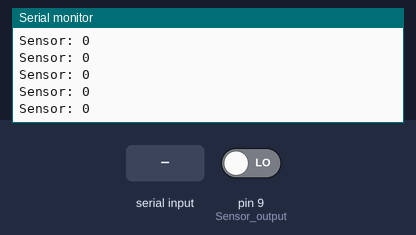
Simulated run of this sketch. Board: Arduino Uno, built with avr-gcc and run on an emulated ATmega328P. Parts: the last lines printed to the serial monitor. The test bench sets the inputs (shaded band); at power-on: pin 9 (Sensor_output) LOW.

Above: at 1.2 s.
1.3 s: "s" received over Serial
At 2.1 s:
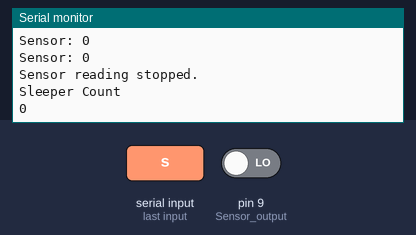
2.8 s: "r" received over Serial
At 3.8 s:
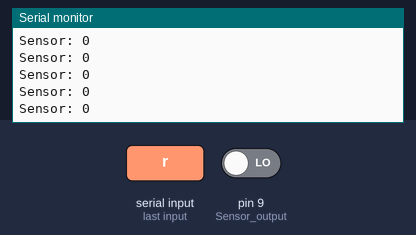
4.3 s: pin 9 (Sensor_output) driven HIGH
At 4.9 s:
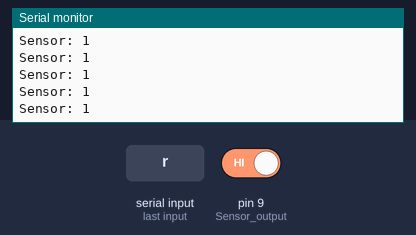

Measured:
- after the input at 1.3 s, the serial monitor: prints a new line after 0.07 s (image 1)
- after the input at 2.8 s, the serial monitor: prints a new line at once (image 2)
- after the input at 4.3 s, the serial monitor: prints a new line after 0.06 s (image 3)

The sketch:

collission_avoidance.ino
```cpp
int count=0;
int flag=1;
int v=1;
void setup() {
Serial.begin (9600);
pinMode (9, INPUT); //Sensor output
}
void loop() {

if (Serial.available() > 0) {
    char input = Serial.read();
    if (input == 's') {
      // readSensor = false;  // Stop reading sensor data
      Serial.println("Sensor reading stopped.");
      Serial.println("Sleeper Count");
      flag=0;
      Serial.println(count);

    } else if (input == 'r') {
      // readSensor = true;   // Resume reading sensor data
      Serial.println("Sensor reading resumed.");
      count = 0;
      flag=1;

    }
  }

  if(flag==1){
Serial.print ("Sensor: ");
v=digitalRead(9);
Serial.println (v); //print the sensor output}
  // if(v==1){
  //   flag=0;
  // }
  if(v==1){
    count++;
  }
  }
// delay (500); //wait half a second
}
// ******C
```
